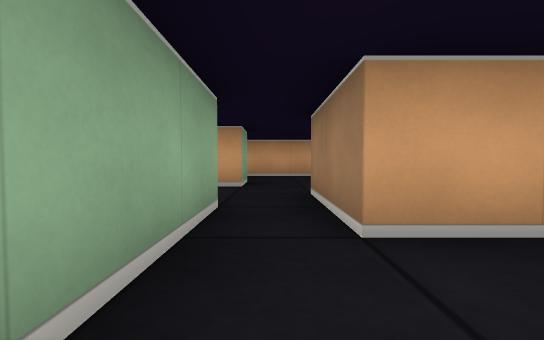
view 1 (above)

16 first-person views from a walk through a cub3D ray-caster map. The camera is about half as high as the walls, tilts 2° down and sees 90° across. The floor is counted in squares. Each view is taken from the middle of a square. On the plan, view 1 faces up. The plan holds only what a view shows up to about 9 squares ahead; the rest is blank. The place goes on beyond the plan.

view 2
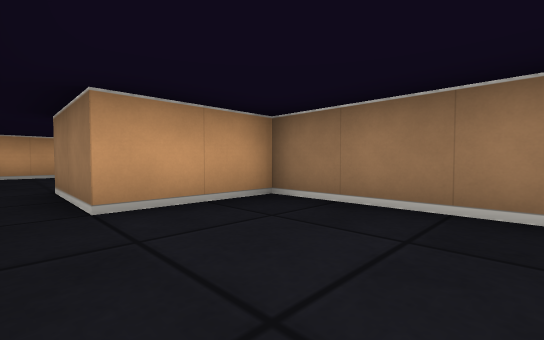

view 3
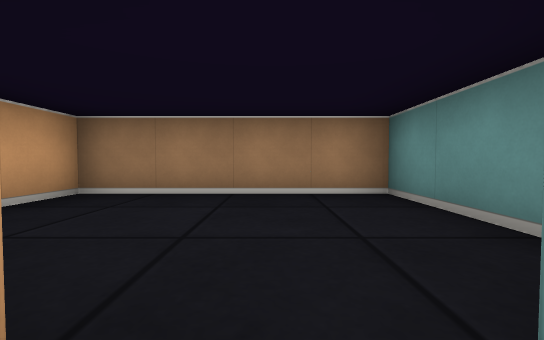

view 4
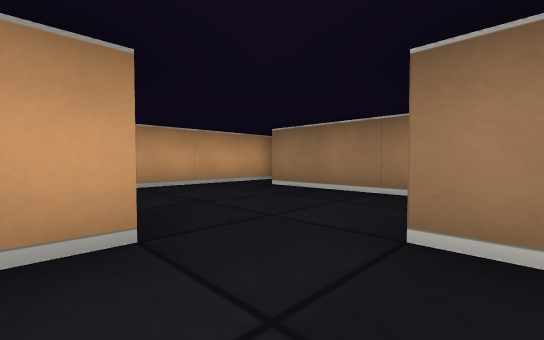

view 5
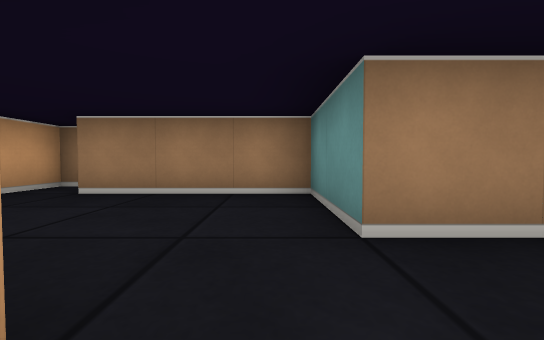

view 6
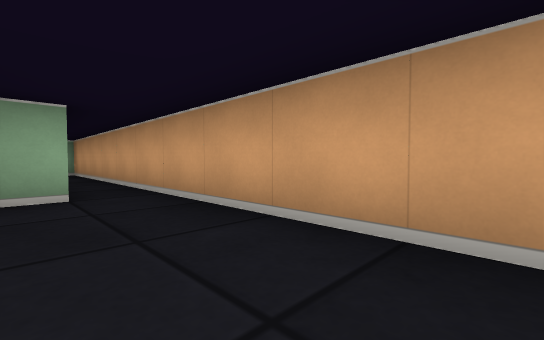

view 7
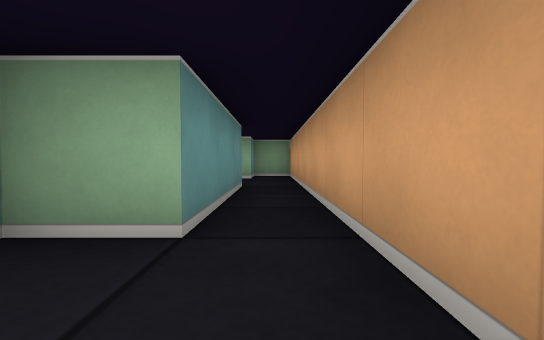

view 8
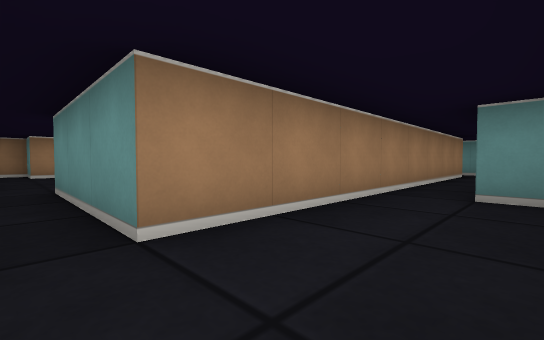

view 9
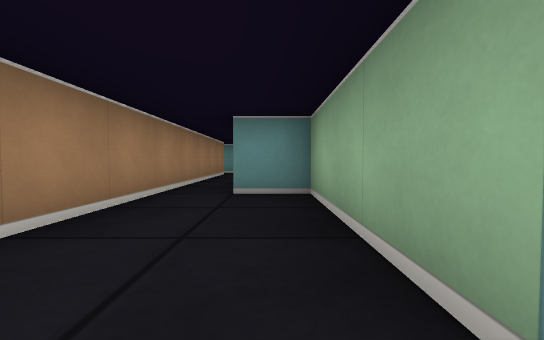

view 10
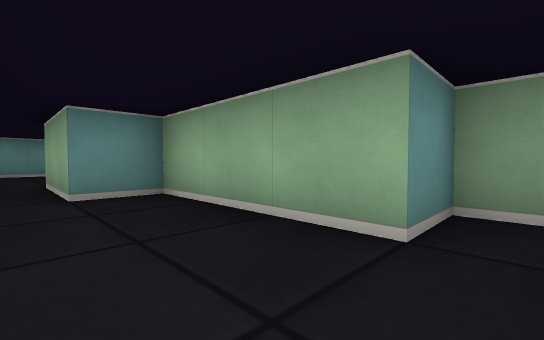

view 11
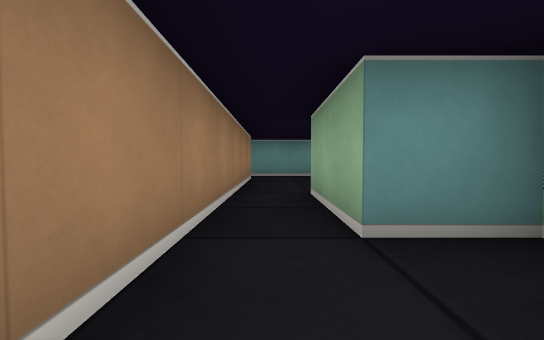

view 12
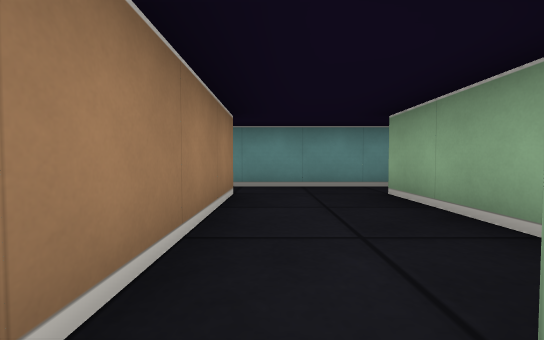

view 13
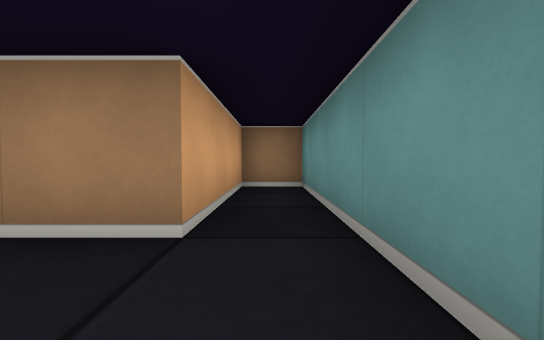

view 14
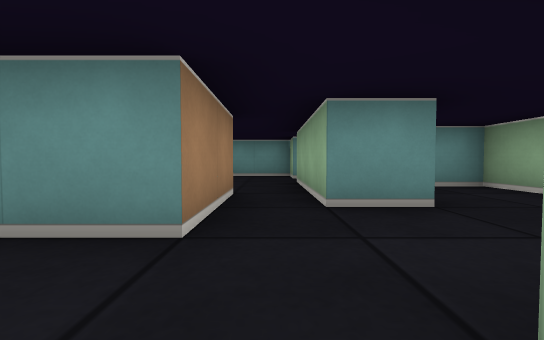

view 15
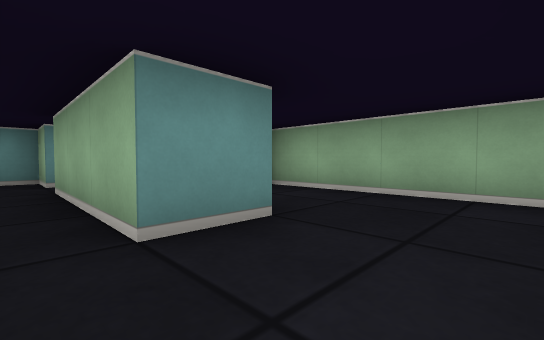

view 16
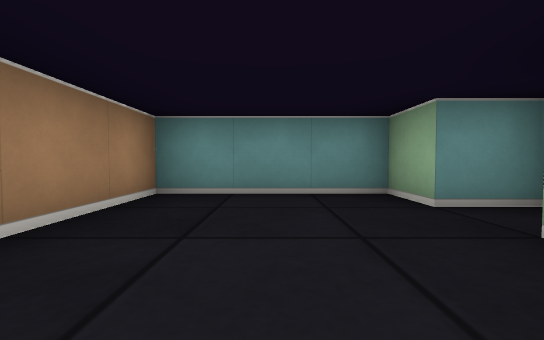

### Floor plan
Ten units are one square. View 1 is at (0, 0); x grows to the right and y downward. Boxes are objects, and circles mark ways between rooms. Rooms are numbered by the first view taken in them; rooms with no view inside come last. Other rooms are left out.
<svg viewBox="-80 -80 120 110">
<path fill="none" stroke="#000" d="M-15 15 -5 15 -5 25 25 25 25 -15 5 -15M-5 -15 -5 5M-5 -55 -5 -45 -11 -45M-16 -25 -5 -25 -5 -15M5 -15 5 -35 25 -35 25 -65 35 -65 35 -75 -45 -75M-45 -65 -15 -65 -15 -55M-45 -75 -75 -75 -75 -65 -65 -65 -65 -35 -55 -35 -55 -15M-45 -15 -45 -65M-65 -5 -65 15M-70 25 -15 25 -15 15 -45 15 -45 -15M-35 -41 -35 -5 -26 -5"/>
<circle cx="0" cy="-20" r="3" fill="#2a7"/>
<circle cx="-40" cy="-70" r="3" fill="#2a7"/>
<circle cx="-10" cy="-35" r="3" fill="#2a7"/>
<circle cx="-50" cy="-20" r="3" fill="#2a7"/>
<text x="10" y="10">1</text>
<text x="0" y="-50">2</text>
<text x="-60" y="-50">3</text>
<text x="-50" y="10">4</text>
<text x="-30" y="-30">5</text>
</svg>
Room 1 opens to room 2. Room 2 opens to room 3. Room 2 opens to room 5. Room 3 opens to room 4.

Where each view was taken, in squares from view 1:
view 1: 0 up, 0 right, facing up
view 2: 1 down, 0 right, facing up-right
view 3: 1 down, 1 left, facing right
view 4: 3 up, 1 left, facing up-right
view 5: 4 up, 1 left, facing right
view 6: 6 up, 2 right, facing up-left
view 7: 7 up, 0 right, facing left
view 8: 7 up, 6 left, facing down-right
view 9: 7 up, 6 left, facing down
view 10: 7 up, 5 left, facing down-left
view 11: 5 up, 5 left, facing down
view 12: 2 up, 5 left, facing down
view 13: 2 down, 6 left, facing right
view 14: 5 up, 0 right, facing down
view 15: 4 up, 0 right, facing down-left
view 16: 1 up, 1 right, facing down
